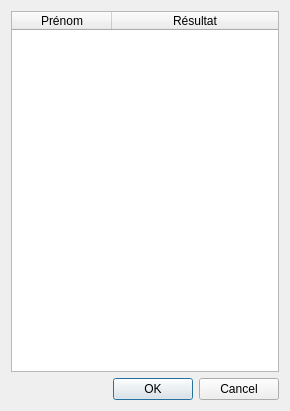
<?xml version="1.0" encoding="UTF-8"?>
<ui version="4.0">
 <class>results</class>
 <widget class="QDialog" name="results">
  <property name="geometry">
   <rect>
    <x>0</x>
    <y>0</y>
    <width>290</width>
    <height>411</height>
   </rect>
  </property>
  <property name="windowTitle">
   <string>Résultats!</string>
  </property>
  <property name="windowIcon">
   <iconset resource="resource.qrc">
    <normaloff>:/all/icon.png</normaloff>:/all/icon.png</iconset>
  </property>
  <property name="styleSheet">
   <string notr="true">QDialog#results {
	background-image: url(:/all/nounours_cropped.png); }</string>
  </property>
  <layout class="QVBoxLayout" name="verticalLayout">
   <item>
    <widget class="QTableWidget" name="table">
     <property name="sizePolicy">
      <sizepolicy hsizetype="Expanding" vsizetype="Expanding">
       <horstretch>0</horstretch>
       <verstretch>0</verstretch>
      </sizepolicy>
     </property>
     <property name="editTriggers">
      <set>QAbstractItemView::NoEditTriggers</set>
     </property>
     <property name="selectionMode">
      <enum>QAbstractItemView::SingleSelection</enum>
     </property>
     <property name="sortingEnabled">
      <bool>true</bool>
     </property>
     <property name="columnCount">
      <number>2</number>
     </property>
     <attribute name="horizontalHeaderCascadingSectionResizes">
      <bool>true</bool>
     </attribute>
     <attribute name="horizontalHeaderStretchLastSection">
      <bool>true</bool>
     </attribute>
     <attribute name="horizontalHeaderStretchLastSection">
      <bool>true</bool>
     </attribute>
     <attribute name="horizontalHeaderCascadingSectionResizes">
      <bool>true</bool>
     </attribute>
     <column>
      <property name="text">
       <string>Prénom</string>
      </property>
     </column>
     <column>
      <property name="text">
       <string>Résultat</string>
      </property>
     </column>
    </widget>
   </item>
   <item>
    <widget class="QDialogButtonBox" name="buttonBox">
     <property name="orientation">
      <enum>Qt::Horizontal</enum>
     </property>
     <property name="standardButtons">
      <set>QDialogButtonBox::Cancel|QDialogButtonBox::Ok</set>
     </property>
    </widget>
   </item>
  </layout>
 </widget>
 <resources>
  <include location="resource.qrc"/>
 </resources>
 <connections>
  <connection>
   <sender>buttonBox</sender>
   <signal>accepted()</signal>
   <receiver>results</receiver>
   <slot>accept()</slot>
   <hints>
    <hint type="sourcelabel">
     <x>248</x>
     <y>254</y>
    </hint>
    <hint type="destinationlabel">
     <x>157</x>
     <y>274</y>
    </hint>
   </hints>
  </connection>
  <connection>
   <sender>buttonBox</sender>
   <signal>rejected()</signal>
   <receiver>results</receiver>
   <slot>reject()</slot>
   <hints>
    <hint type="sourcelabel">
     <x>316</x>
     <y>260</y>
    </hint>
    <hint type="destinationlabel">
     <x>286</x>
     <y>274</y>
    </hint>
   </hints>
  </connection>
 </connections>
</ui>
